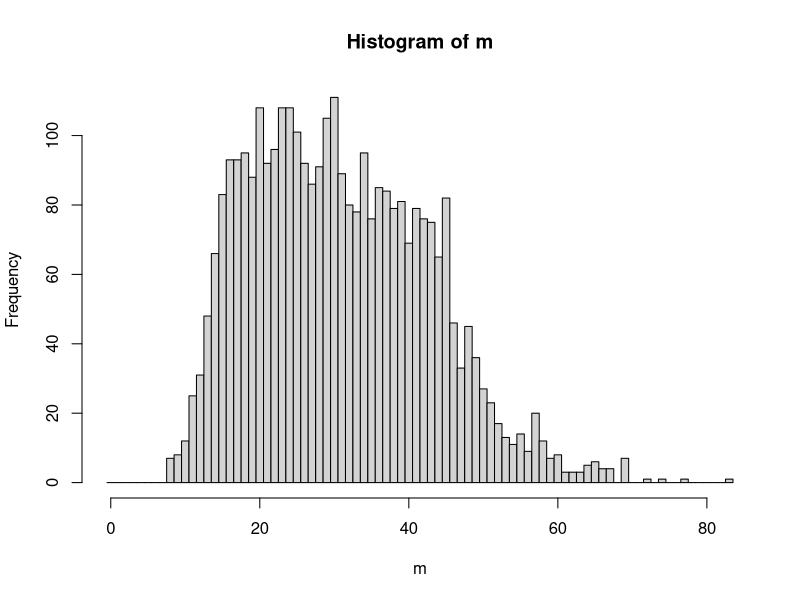
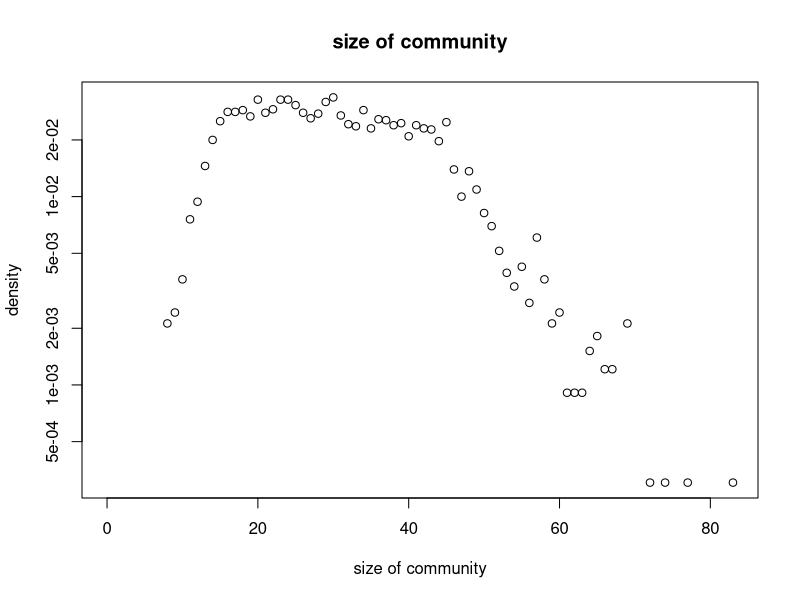

Recreate these plots in R, in order.
library(igraph)
g1<- barabasi.game(1000,directed=FALSE)
fc <- fastgreedy.community(g1)
m<- sizes(fc)
for(i in 1:99){
  g1<- barabasi.game(1000,directed=FALSE)
  fc <- fastgreedy.community(g1)
  temp<- sizes(fc)
  m<-rbind(m,temp)}
h <- hist(m, breaks=seq(-0.5, by=1 , length.out=max(m)+2))
pl <- data.frame(x=h$mids, y=h$density)
plot(pl,log="y",type="p",xlab="size of community",ylab="density",main="size of community")
